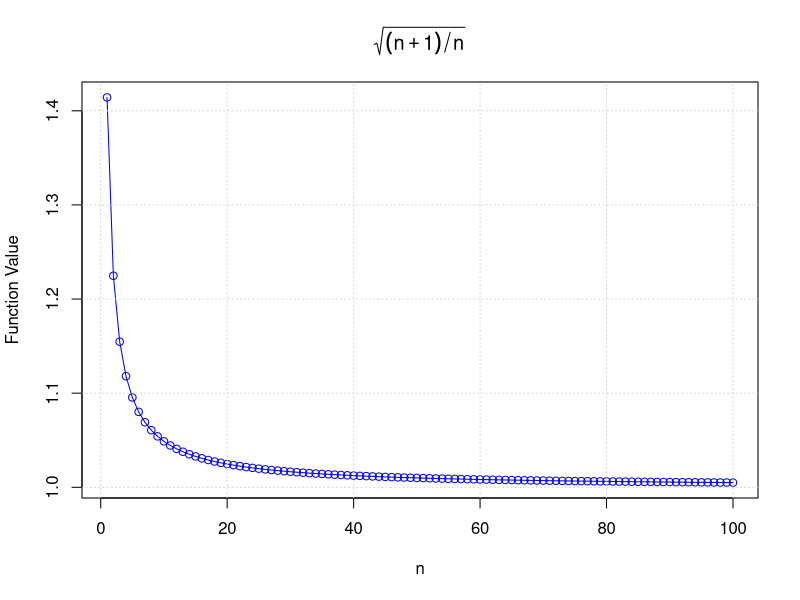
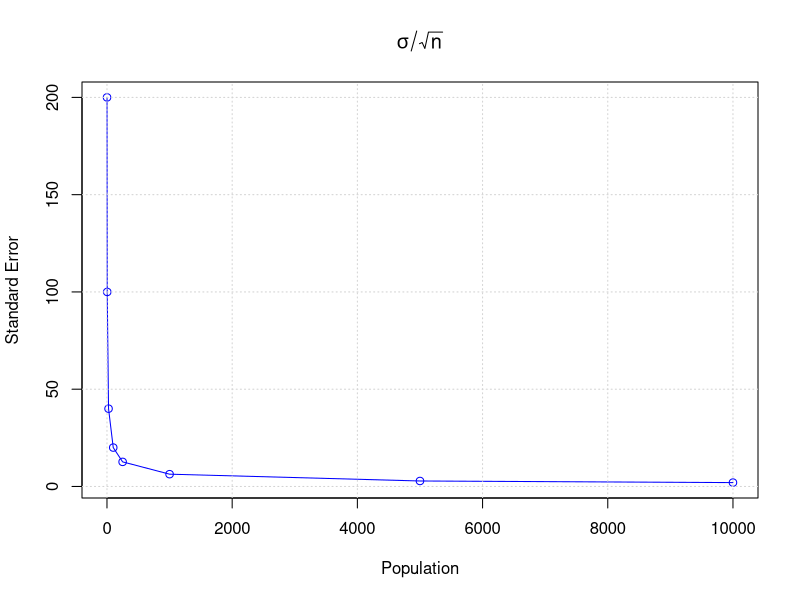

Here is the R script that generated these plots, in order:
## ---- chunk 1
library(tibble)
## ---- chunk 2
#| echo: false

tibble::tibble(
  `Age group` = c("18-24", "25-30", "31 and up", "TOTAL"),
  `Non-voters` = c(70, 40, 220, 330),
  Voters = c(50, 50, 570, 670),
  Total = `Non-voters` + Voters
) |> 
  knitr::kable(caption = "Voting by Age in 2000")
## ---- chunk 3
n <- c(1:100)

# Calculate the function values
result <- sqrt((n + 1) / n)

# Create a plot
plot(n, result, type = "o", col = "blue", xlab = "n", ylab = "Function Value",
     main = expression(sqrt((n + 1)/n)))

# Add gridlines
grid()
## ---- chunk 4
n <- c(1, 4, 25, 100, 250, 1000, 5000, 10000)
sigma = 200

# Calculate the function values
result <- sigma/sqrt(n)

# Create a plot
plot(n, result, type = "o", col = "blue", xlab = "Population", ylab = "Standard Error",
     main = expression(sigma/sqrt(n)))
     

# Add gridlines
grid()
## ---- chunk 5
p_head <- 0.5

tibble(
  flips = c(500, 5000, 50000),
  expected_n_heads = flips*p_head,
  sd = sqrt(flips*p_head*(1-p_head)),
  lower_ci = expected_n_heads - qnorm(0.975)*sd,
  upper_ci = expected_n_heads + qnorm(0.975)*sd
) |> 
  knitr::kable()
